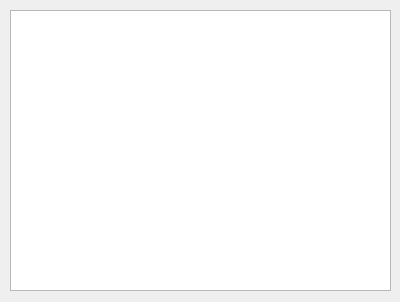
<?xml version="1.0" encoding="UTF-8"?>
<ui version="4.0">
 <class>PreviewDialog</class>
 <widget class="QDialog" name="PreviewDialog">
  <property name="geometry">
   <rect>
    <x>0</x>
    <y>0</y>
    <width>400</width>
    <height>302</height>
   </rect>
  </property>
  <property name="contextMenuPolicy">
   <enum>Qt::ContextMenuPolicy::PreventContextMenu</enum>
  </property>
  <property name="windowTitle">
   <string>预览</string>
  </property>
  <widget class="QTextBrowser" name="PreviewWidget">
   <property name="geometry">
    <rect>
     <x>10</x>
     <y>10</y>
     <width>381</width>
     <height>281</height>
    </rect>
   </property>
  </widget>
 </widget>
 <resources/>
 <connections/>
</ui>
